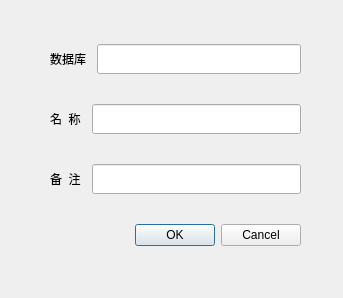
<?xml version="1.0" encoding="UTF-8"?>
<ui version="4.0">
 <class>Dialog</class>
 <widget class="QDialog" name="Dialog">
  <property name="geometry">
   <rect>
    <x>0</x>
    <y>0</y>
    <width>343</width>
    <height>298</height>
   </rect>
  </property>
  <property name="windowTitle">
   <string>保存快照</string>
  </property>
  <widget class="QWidget" name="layoutWidget">
   <property name="geometry">
    <rect>
     <x>50</x>
     <y>20</y>
     <width>251</width>
     <height>251</height>
    </rect>
   </property>
   <layout class="QVBoxLayout" name="verticalLayout">
    <item>
     <layout class="QHBoxLayout" name="horizontalLayout">
      <item>
       <widget class="QLabel" name="label">
        <property name="text">
         <string>数据库</string>
        </property>
       </widget>
      </item>
      <item>
       <spacer name="horizontalSpacer">
        <property name="orientation">
         <enum>Qt::Horizontal</enum>
        </property>
        <property name="sizeType">
         <enum>QSizePolicy::Fixed</enum>
        </property>
        <property name="sizeHint" stdset="0">
         <size>
          <width>5</width>
          <height>20</height>
         </size>
        </property>
       </spacer>
      </item>
      <item>
       <widget class="QLineEdit" name="dbEdit">
        <property name="enabled">
         <bool>true</bool>
        </property>
        <property name="minimumSize">
         <size>
          <width>0</width>
          <height>30</height>
         </size>
        </property>
        <property name="tabletTracking">
         <bool>false</bool>
        </property>
        <property name="readOnly">
         <bool>true</bool>
        </property>
       </widget>
      </item>
     </layout>
    </item>
    <item>
     <layout class="QHBoxLayout" name="horizontalLayout_2">
      <item>
       <widget class="QLabel" name="label_2">
        <property name="text">
         <string>名  称</string>
        </property>
       </widget>
      </item>
      <item>
       <spacer name="horizontalSpacer_2">
        <property name="orientation">
         <enum>Qt::Horizontal</enum>
        </property>
        <property name="sizeType">
         <enum>QSizePolicy::Fixed</enum>
        </property>
        <property name="sizeHint" stdset="0">
         <size>
          <width>5</width>
          <height>20</height>
         </size>
        </property>
       </spacer>
      </item>
      <item>
       <widget class="QLineEdit" name="nameEdit">
        <property name="minimumSize">
         <size>
          <width>0</width>
          <height>30</height>
         </size>
        </property>
       </widget>
      </item>
     </layout>
    </item>
    <item>
     <layout class="QHBoxLayout" name="horizontalLayout_3">
      <item>
       <widget class="QLabel" name="label_3">
        <property name="text">
         <string>备  注</string>
        </property>
       </widget>
      </item>
      <item>
       <spacer name="horizontalSpacer_3">
        <property name="orientation">
         <enum>Qt::Horizontal</enum>
        </property>
        <property name="sizeType">
         <enum>QSizePolicy::Fixed</enum>
        </property>
        <property name="sizeHint" stdset="0">
         <size>
          <width>5</width>
          <height>20</height>
         </size>
        </property>
       </spacer>
      </item>
      <item>
       <widget class="QLineEdit" name="remarkEdit">
        <property name="minimumSize">
         <size>
          <width>0</width>
          <height>30</height>
         </size>
        </property>
       </widget>
      </item>
     </layout>
    </item>
    <item>
     <widget class="QDialogButtonBox" name="buttonBox">
      <property name="orientation">
       <enum>Qt::Horizontal</enum>
      </property>
      <property name="standardButtons">
       <set>QDialogButtonBox::Cancel|QDialogButtonBox::Ok</set>
      </property>
     </widget>
    </item>
   </layout>
  </widget>
 </widget>
 <resources/>
 <connections>
  <connection>
   <sender>buttonBox</sender>
   <signal>accepted()</signal>
   <receiver>Dialog</receiver>
   <slot>accept()</slot>
   <hints>
    <hint type="sourcelabel">
     <x>248</x>
     <y>254</y>
    </hint>
    <hint type="destinationlabel">
     <x>157</x>
     <y>274</y>
    </hint>
   </hints>
  </connection>
  <connection>
   <sender>buttonBox</sender>
   <signal>rejected()</signal>
   <receiver>Dialog</receiver>
   <slot>reject()</slot>
   <hints>
    <hint type="sourcelabel">
     <x>316</x>
     <y>260</y>
    </hint>
    <hint type="destinationlabel">
     <x>286</x>
     <y>274</y>
    </hint>
   </hints>
  </connection>
 </connections>
</ui>
